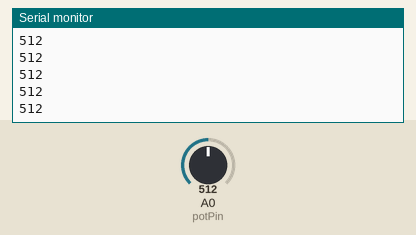
Recording of a sketch running on a simulated Arduino Uno, built with avr-gcc and run on an emulated ATmega328P. Shown: the last lines printed to the serial monitor. The test bench sets the inputs (shaded band); at power-on: A0 (potPin) = 512.

Above: at 1.2 s.
1.3 s: A0 (potPin) set to 716
At 2.0 s:
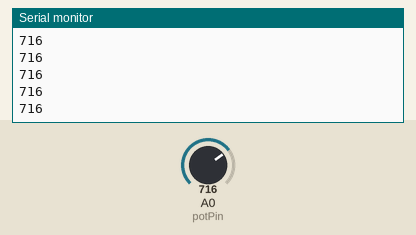
2.8 s: A0 (potPin) set to 900
At 3.9 s:
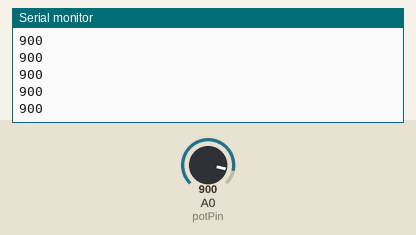
Timing chart, 0 to 5.8 s (numbered marks = the images above; inputs shaded):
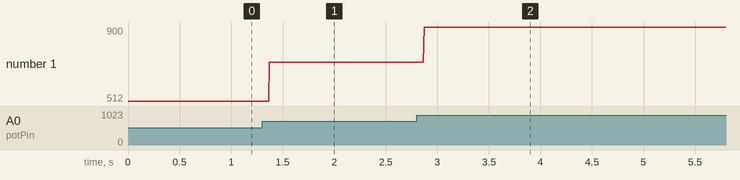

The sketch:

miPrimerPotenciometro.ino
```cpp
int potPin = A0;
//creamos una variable donde se va a guardar
//lo que mida nuestro potenciometro
//y lo inicializamos en 0
int valorPot = 0;

void setup()
{
	Serial.begin(9600);
}

void loop()
{
  //queremos que valorPot sea dependiente
  //de la lectura del potenciometro
  //que esta conectado en A0;
  	valorPot = analogRead(potPin);
  //para los Analog IN, no tengo que decir
  //que son INPUTS
	Serial.println(valorPot);
}
```

Measured:
- after the input at 1.3 s, the serial monitor: prints a new line after 0.07 s (image 1)
- after the input at 2.8 s, the serial monitor: prints a new line after 0.07 s (image 2)
- plotted number 1: 512 → 716 after the input at 1.3 s, 716 → 900 after the input at 2.8 s
